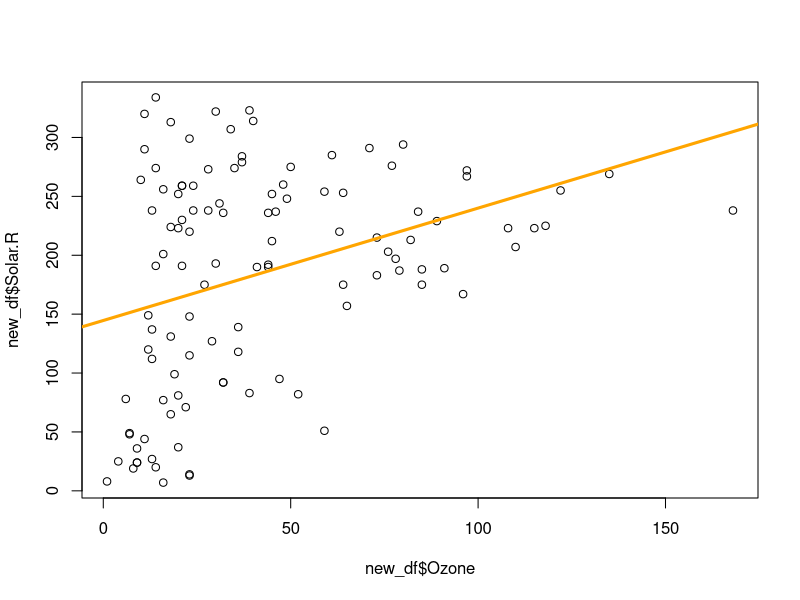

The R script that drew this image:
df=airquality
new_df <- subset(df, is.na(Ozone)==FALSE)
new_df=subset(new_df,is.na(Solar.R)==FALSE)
print(new_df)

relation = lm(new_df$Solar.R~new_df$Ozone)

print(summary(relation))


plot(new_df$Ozone,new_df$Solar.R)
abline(relation, col = "orange", lwd = 3)